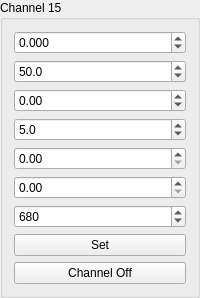
        <widget class="QGroupBox" name="groupBox_17">
         <property name="sizePolicy">
          <sizepolicy hsizetype="Preferred" vsizetype="Minimum">
           <horstretch>0</horstretch>
           <verstretch>0</verstretch>
          </sizepolicy>
         </property>
         <property name="title">
          <string>Channel 15</string>
         </property>
         <layout class="QGridLayout" name="gridLayout_18">
          <property name="sizeConstraint">
           <enum>QLayout::SetMaximumSize</enum>
          </property>
          <item row="6" column="0">
           <widget class="QDoubleSpinBox" name="doubleSpinBox_SwNoise_freq_16">
            <property name="sizePolicy">
             <sizepolicy hsizetype="Minimum" vsizetype="Fixed">
              <horstretch>0</horstretch>
              <verstretch>0</verstretch>
             </sizepolicy>
            </property>
            <property name="decimals">
             <number>0</number>
            </property>
            <property name="maximum">
             <double>1500.000000000000000</double>
            </property>
            <property name="value">
             <double>680.000000000000000</double>
            </property>
           </widget>
          </item>
          <item row="8" column="0">
           <widget class="QPushButton" name="pushButton_Channel0_en_16">
            <property name="sizePolicy">
             <sizepolicy hsizetype="Minimum" vsizetype="Fixed">
              <horstretch>0</horstretch>
              <verstretch>0</verstretch>
             </sizepolicy>
            </property>
            <property name="text">
             <string>Channel Off</string>
            </property>
            <property name="checkable">
             <bool>true</bool>
            </property>
           </widget>
          </item>
          <item row="2" column="0">
           <widget class="QDoubleSpinBox" name="doubleSpinBox_Signal_phase_16">
            <property name="sizePolicy">
             <sizepolicy hsizetype="Minimum" vsizetype="Fixed">
              <horstretch>0</horstretch>
              <verstretch>0</verstretch>
             </sizepolicy>
            </property>
            <property name="decimals">
             <number>2</number>
            </property>
            <property name="minimum">
             <double>-360.000000000000000</double>
            </property>
            <property name="maximum">
             <double>360.000000000000000</double>
            </property>
            <property name="value">
             <double>0.000000000000000</double>
            </property>
           </widget>
          </item>
          <item row="3" column="0">
           <widget class="QDoubleSpinBox" name="doubleSpinBox_Ramp_time_16">
            <property name="sizePolicy">
             <sizepolicy hsizetype="Minimum" vsizetype="Fixed">
              <horstretch>0</horstretch>
              <verstretch>0</verstretch>
             </sizepolicy>
            </property>
            <property name="decimals">
             <number>1</number>
            </property>
            <property name="minimum">
             <double>0.100000000000000</double>
            </property>
            <property name="maximum">
             <double>50.000000000000000</double>
            </property>
            <property name="singleStep">
             <double>0.100000000000000</double>
            </property>
            <property name="value">
             <double>5.000000000000000</double>
            </property>
           </widget>
          </item>
          <item row="0" column="0">
           <widget class="QDoubleSpinBox" name="doubleSpinBox_Signal_amp_16">
            <property name="sizePolicy">
             <sizepolicy hsizetype="Minimum" vsizetype="Fixed">
              <horstretch>0</horstretch>
              <verstretch>0</verstretch>
             </sizepolicy>
            </property>
            <property name="decimals">
             <number>3</number>
            </property>
            <property name="minimum">
             <double>-7.000000000000000</double>
            </property>
            <property name="maximum">
             <double>7.000000000000000</double>
            </property>
            <property name="singleStep">
             <double>0.050000000000000</double>
            </property>
           </widget>
          </item>
          <item row="5" column="0">
           <widget class="QDoubleSpinBox" name="doubleSpinBox_SwNoise_amp_16">
            <property name="sizePolicy">
             <sizepolicy hsizetype="Minimum" vsizetype="Fixed">
              <horstretch>0</horstretch>
              <verstretch>0</verstretch>
             </sizepolicy>
            </property>
            <property name="maximum">
             <double>1.000000000000000</double>
            </property>
            <property name="singleStep">
             <double>0.005000000000000</double>
            </property>
           </widget>
          </item>
          <item row="1" column="0">
           <widget class="QDoubleSpinBox" name="doubleSpinBox_Signal_freq_16">
            <property name="sizePolicy">
             <sizepolicy hsizetype="Minimum" vsizetype="Fixed">
              <horstretch>0</horstretch>
              <verstretch>0</verstretch>
             </sizepolicy>
            </property>
            <property name="decimals">
             <number>1</number>
            </property>
            <property name="minimum">
             <double>0.000000000000000</double>
            </property>
            <property name="maximum">
             <double>200.000000000000000</double>
            </property>
            <property name="value">
             <double>50.000000000000000</double>
            </property>
           </widget>
          </item>
          <item row="4" column="0">
           <widget class="QDoubleSpinBox" name="doubleSpinBox_WhiteNoise_amp_16">
            <property name="sizePolicy">
             <sizepolicy hsizetype="Minimum" vsizetype="Fixed">
              <horstretch>0</horstretch>
              <verstretch>0</verstretch>
             </sizepolicy>
            </property>
            <property name="maximum">
             <double>1.000000000000000</double>
            </property>
            <property name="singleStep">
             <double>0.010000000000000</double>
            </property>
           </widget>
          </item>
          <item row="7" column="0">
           <widget class="QPushButton" name="pushButton_Channel0_set_16">
            <property name="sizePolicy">
             <sizepolicy hsizetype="Minimum" vsizetype="Fixed">
              <horstretch>0</horstretch>
              <verstretch>0</verstretch>
             </sizepolicy>
            </property>
            <property name="text">
             <string>Set</string>
            </property>
            <property name="checkable">
             <bool>false</bool>
            </property>
           </widget>
          </item>
         </layout>
        </widget>
